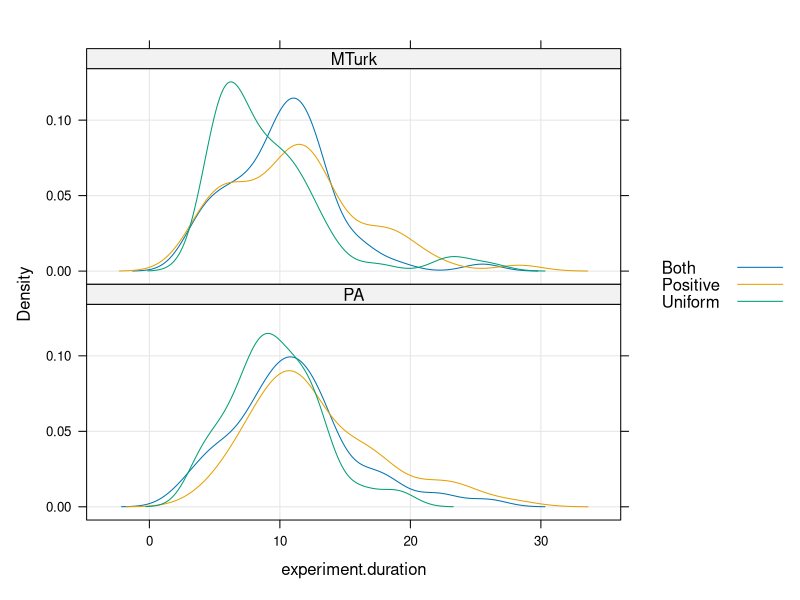
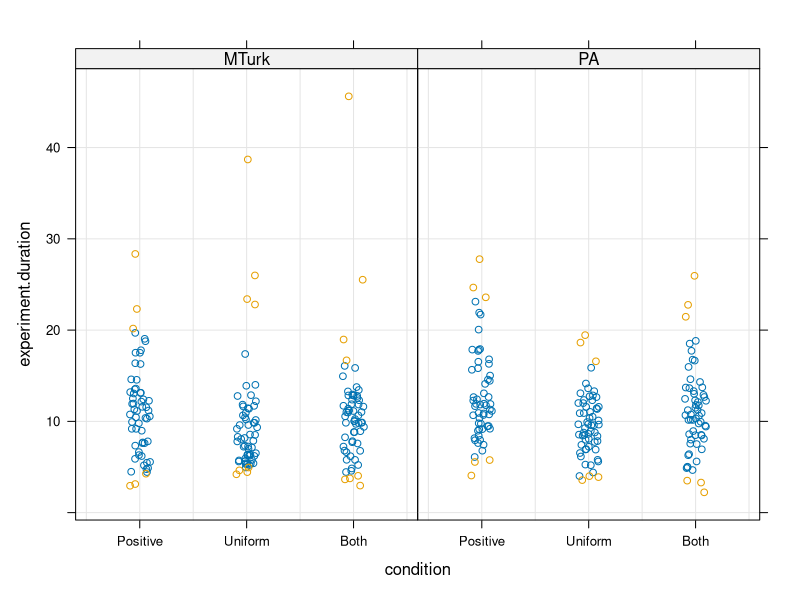
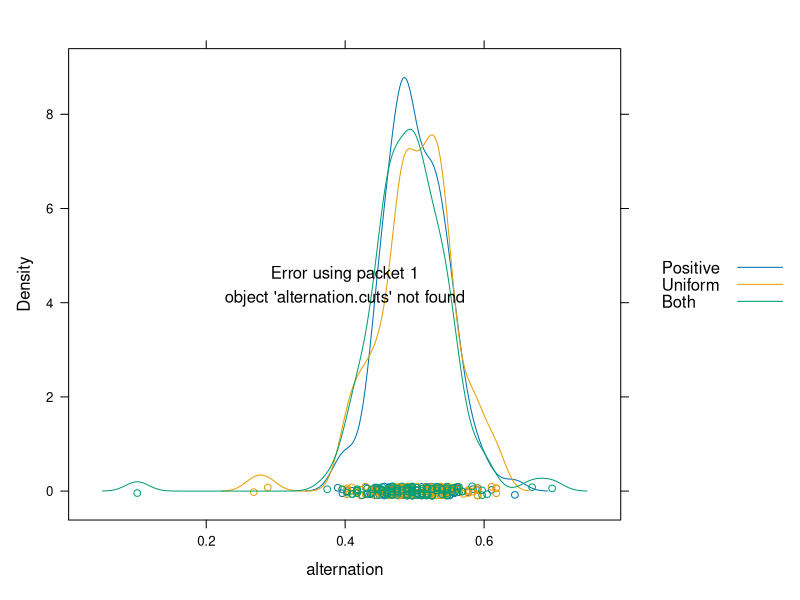
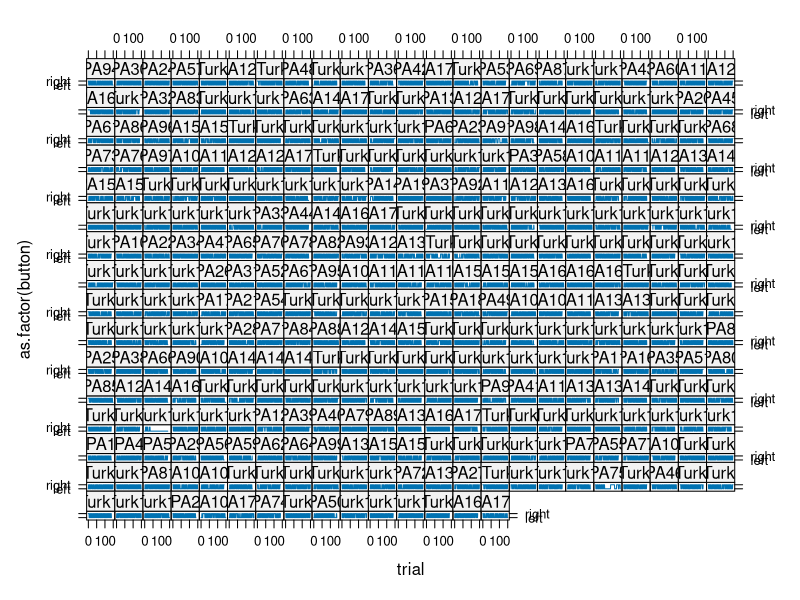
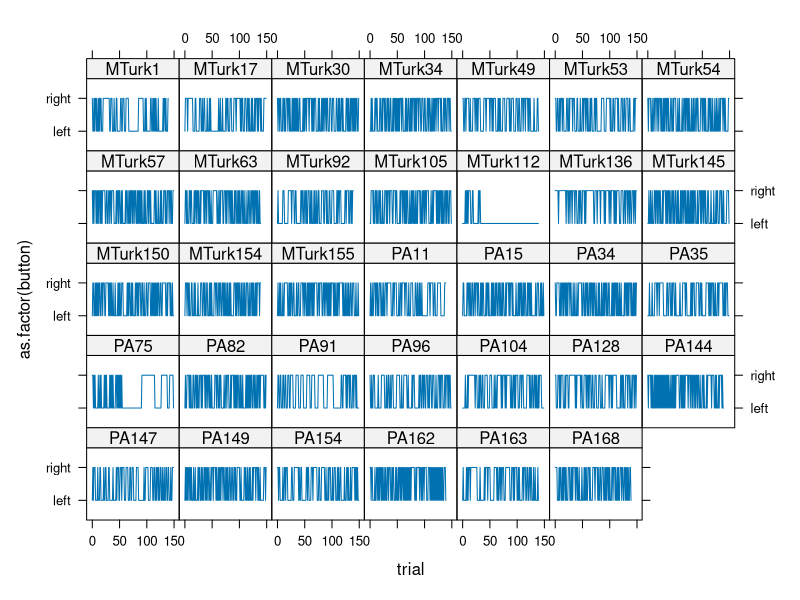

Here is the R script that generated these plots, in order:
## ---- chunk 1
library(data.table)
library(lattice)
library(latticeExtra)
library(gtools)
## ---- chunk 2
sessionInfo()
## ---- chunk 3
trials.4a <- read.csv("trials_4a.csv", as.is=TRUE)
trials.4a$sub.id <- paste("PA", trials.4a$sub.id, sep="")
trials.4a$population <- "PA"
trials.4b <- read.csv("trials_4b.csv", as.is=TRUE)
trials.4b$sub.id <- paste("MTurk", trials.4b$sub.id, sep="")
trials.4b$population <- "MTurk"
trials <- rbind(trials.4a, trials.4b)
rm(trials.4a, trials.4b)
trials$population <- as.factor(trials$population)
trials$condition <- factor(trials$cond, levels=c("Positive", "Uniform", "Both"))
trials$sub.id <- factor(trials$sub.id, levels=mixedsort(unique(trials$sub.id)))


demographics.4a <- read.csv("demographics_4a.csv", as.is=TRUE)
demographics.4a$sub.id <- paste("PA", demographics.4a$sub.id, sep="")
demographics.4a$population <- "PA"
demographics.4b <- read.csv("demographics_4b.csv", as.is=TRUE)
demographics.4b$sub.id <- paste("MTurk", demographics.4b$sub.id, sep="")
demographics.4b$population <- "MTurk"
demographics <- rbind(demographics.4a, demographics.4b)
rm(demographics.4a, demographics.4b)
demographics$population <- as.factor(demographics$population)
demographics$condition <- factor(demographics$cond, levels=c("Positive", "Uniform", "Both"))
demographics$sub.id <- factor(demographics$sub.id, levels=mixedsort(unique(demographics$sub.id)))
demographics$experiment.duration <- demographics$experiment.duration/1000/60 # to get to minutes from ms
demographics$time <- as.POSIXct(demographics$time, format="%T %a %d %b %y")

# For the MTurk experiment, study was incorrectly run in £ until Wednesday 2 September 2015 when it was switched to $

choices <- read.csv("choices.csv", as.is=TRUE)
choices$condition <- factor(choices$cond, levels=c("Positive", "Uniform", "Both"))
# px is a risky choice
all(choices$p < choices$q)
all(choices$x > choices$y)
names(choices)[names(choices)=="id"] <- "trial.id"
## ---- chunk 4
densityplot(~experiment.duration | population, groups=cond, data=subset(demographics, experiment.duration<30), auto.key=TRUE, layout=c(1,2), as.table=TRUE, scales=list(alternating=FALSE), type="g")
quantile(demographics$experiment.duration, na.rm=TRUE, probs=c(.25,.5,.75,.9))

x <- as.data.table(demographics)
(  cutoff.durations <- as.data.frame(x[,.(duration.5=quantile(experiment.duration, probs=c(.05)), duration.95=quantile(experiment.duration, probs=c(.95))),by=list(condition,population)])  )
demographics <- merge(cutoff.durations, demographics)

demographics$outlier <- demographics$experiment.duration < demographics$duration.5 | demographics$experiment.duration > demographics$duration.95

xyplot(experiment.duration~condition | population, groups=outlier, data=demographics, jitter.x=TRUE, layout=c(2,1), as.table=TRUE, scales=list(alternating=FALSE), type=c("p", "g")) 

(  duration.outliers <- demographics$sub.id[demographics$outlier]  )
## ---- chunk 5
duplicates <- function(x, set) {sum(x == set[!is.na(set)])-1}
demographics$duplicate <- sapply(demographics$ip, duplicates, set=demographics$ip)
(  ip.duplicates <- demographics$sub.id[demographics$duplicate!=0]  )
## ---- chunk 6
# Work out counterbalancing of trials
trials$location <- ifelse(trials$p < trials$q, "Risky Left", "Risky Right")
trials$choice <- ifelse((trials$location=="Risky Left" & trials$button=="left") | (trials$location=="Risky Right" & trials$button=="right"), "Risky", "Safe")
trials$risky.choice <- ifelse(trials$choice=="Risky", 1 ,0)
trials$safe.choice <- 1 - trials$risky.choice

# Rename p,q,x,y with location based names, and then use p,q,x,y for risky and safe
names(trials)[names(trials)=="p"] <- "left.prob"
names(trials)[names(trials)=="q"] <- "right.prob"
names(trials)[names(trials)=="x"] <- "left.amount"
names(trials)[names(trials)=="y"] <- "right.amount"
trials$p <- ifelse(trials$location=="Risky Left", trials$left.prob, trials$right.prob)
trials$q <- ifelse(trials$location=="Risky Left", trials$right.prob, trials$left.prob)
trials$x <- ifelse(trials$location=="Risky Left", trials$left.amount, trials$right.amount)
trials$y <- ifelse(trials$location=="Risky Left", trials$right.amount, trials$left.amount)
trials <- merge(trials, choices)
## ---- chunk 7
trials <- trials[with(trials, order(sub.id, trial)),]
trials$prev.button <- c(NA, trials$button[-nrow(trials)])
trials$prev.button[trials$trial==0] <- NA
trials$alternation <- ifelse(trials$button == trials$prev.button, 0, 1)
alternations <- aggregate(alternation~sub.id + condition, data=trials, FUN=mean)
i <- order(alternations$alternation)
alternations <- alternations[order(alternations$alternation),]
head(alternations)
tail(alternations)
alternation.cuts <- quantile(alternations$alternation, probs=c(.05, .95))
densityplot(~alternation, groups=condition, data=alternations, auto.key=TRUE) + layer(panel.abline(v=alternation.cuts))
xyplot(as.factor(button)~trial | sub.id, data=trials, as.table=TRUE, type="l", index.cond=list(i))
alternation.outliers <- alternations$sub.id[alternations$alternation < alternation.cuts[1] | alternations$alternation > alternation.cuts[2]]
xyplot(as.factor(button)~trial | sub.id, data=subset(trials, sub.id%in%alternation.outliers), as.table=TRUE, type="l")
## ---- chunk 8
(  outliers <- Reduce(union, list(duration.outliers, alternation.outliers, ip.duplicates))  )
length(outliers)
trials <- subset(trials, !sub.id%in%outliers)

demographics$outlier <- demographics$sub.id %in% outliers
xtabs(~condition+outlier, data=demographics)
## ---- chunk 9
data <- trials 
save(data, file="cleaned_data.RData")
